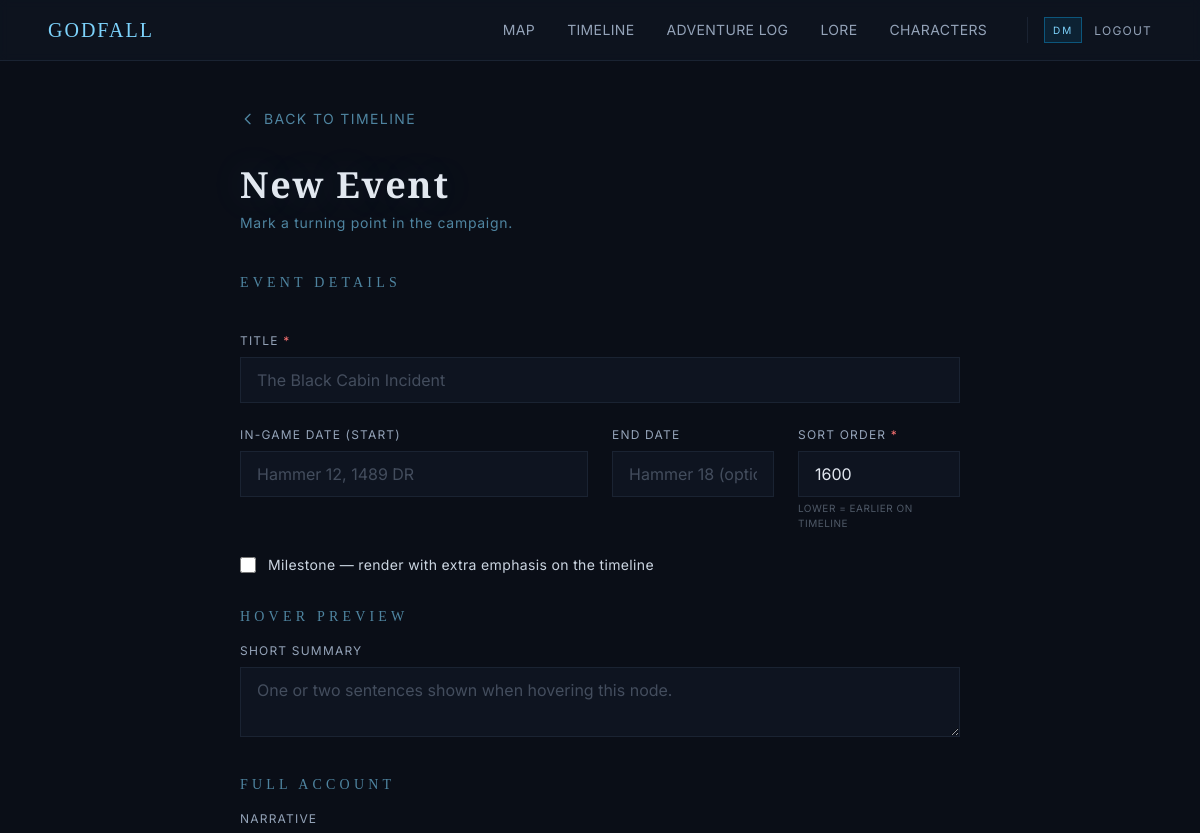
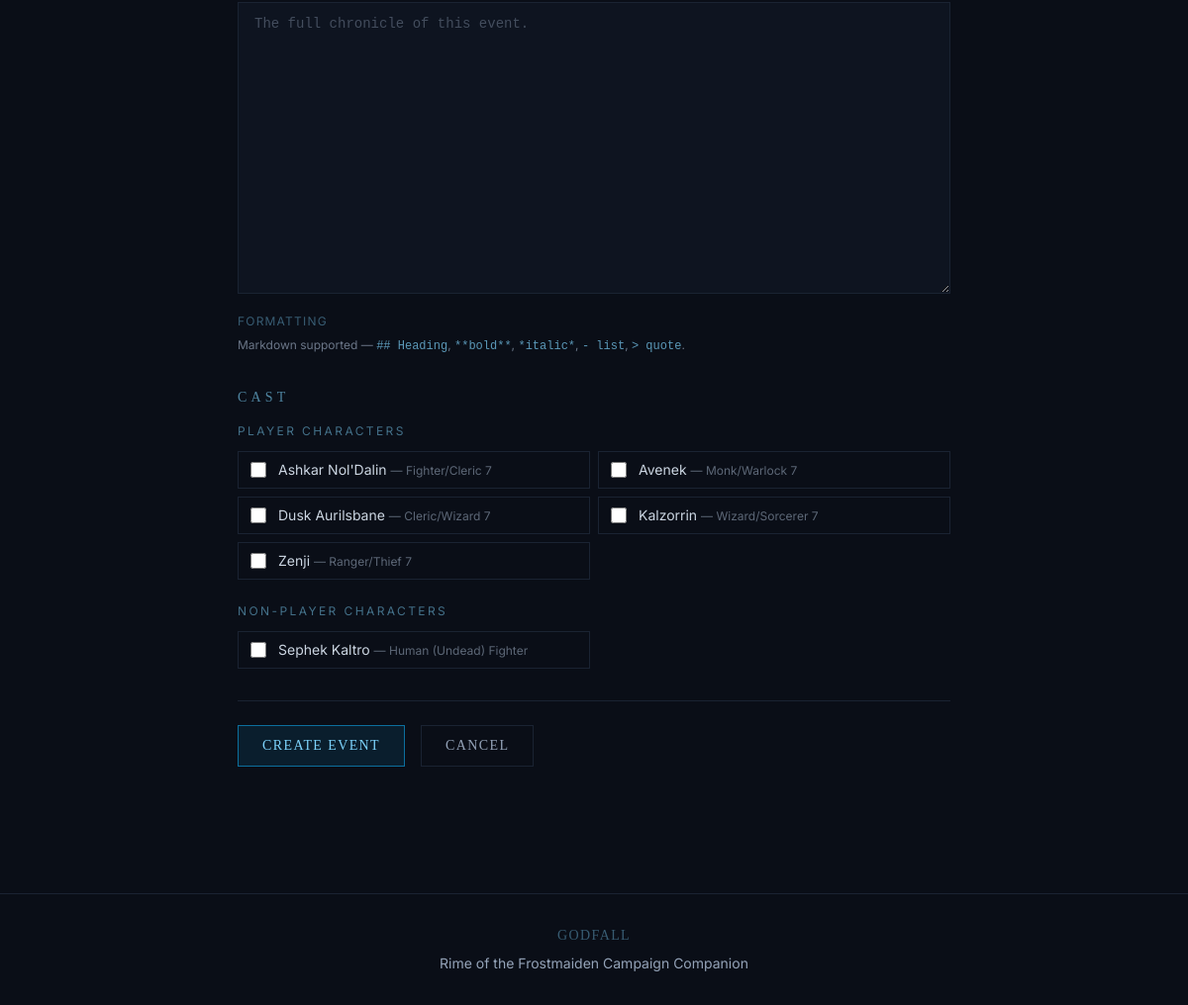
The page /timeline/new (signed in) on the database as committed earlier (2 pictures, top to bottom).
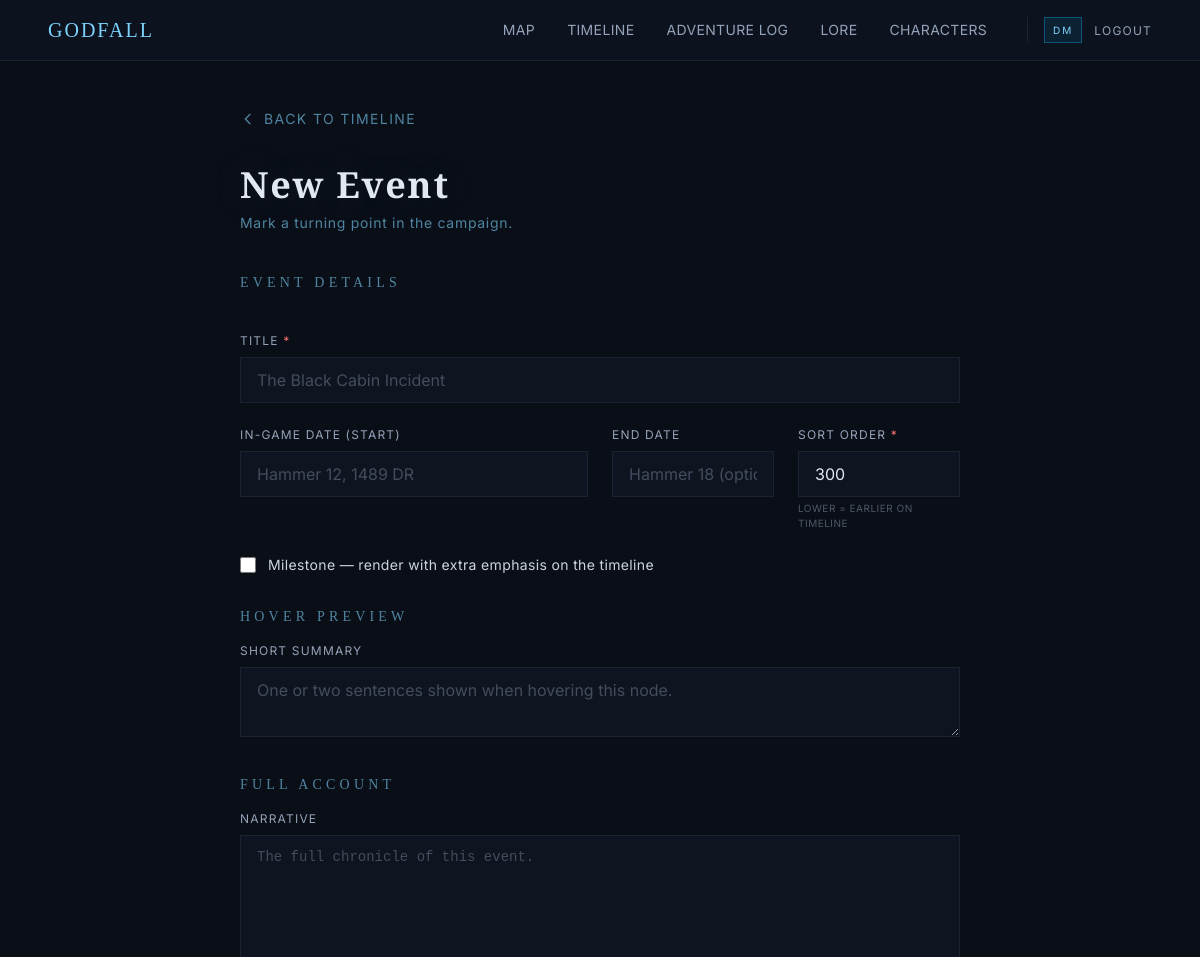
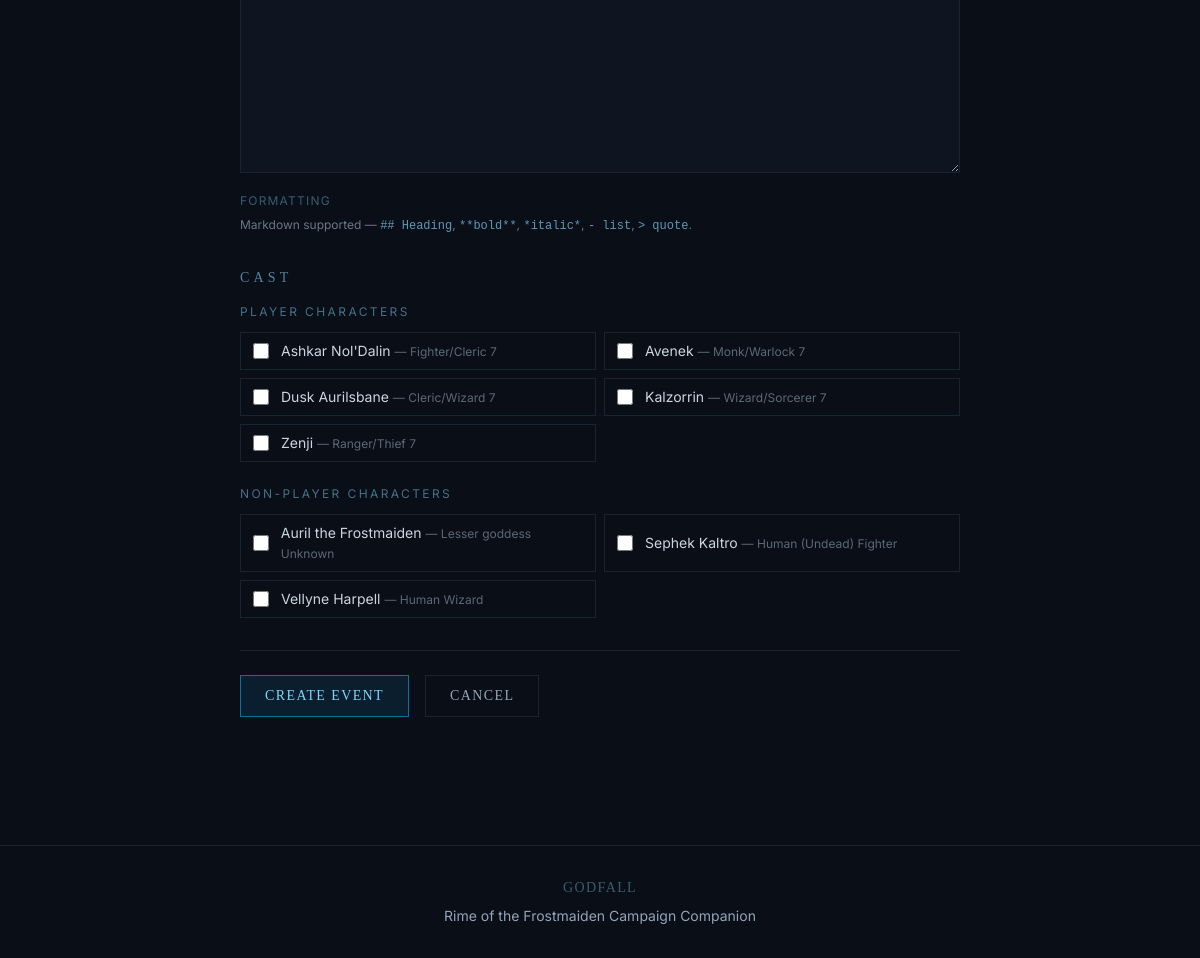
The same page on the database as committed later (2 pictures, top to bottom).
### app/models.py (models this page shows, shortened)
class Character(Base):
    __tablename__ = "characters"
    id = Column(Integer, primary_key=True, index=True)
    name = Column(String(100), nullable=False)
    player_name = Column(String(100), nullable=True)
    character_type = Column(String(20), default="player", nullable=False)
    importance = Column(String(20), default="major", nullable=True)
    race = Column(String(50), nullable=False)
    character_class = Column(String(50), nullable=False)
    level = Column(Integer, default=1)
    age = Column(String(30))
    one_liner = Column(String(255))
    backstory = Column(Text)
    top_magic_items = Column(Text)
    notable_traits = Column(Text)
    pets_companions = Column(Text)
    status = Column(String(20), default="Active")
    created_at = Column(DateTime, default=utc_now)
    updated_at = Column(DateTime, default=utc_now, onupdate=utc_now)
    images = relationship(
        "CharacterImage", back_populates="character", cascade="all, delete-orphan"
    )
    lore_links = relationship(
        "LoreCharacter",
        back_populates="character"
    )

### app/routes/timeline.py (the view)
@router.get("/new")
async def event_new_form(
    request: Request,
    db: Session = Depends(get_db),
    _dm: User = Depends(require_dm)
):
    last_event = (
        db.query(TimelineEvent)
        .order_by(TimelineEvent.sort_order.desc())
        .first()
    )
    suggested_sort_order = (last_event.sort_order + 100) if last_event else 100
    pcs = (
        db.query(Character)
        .filter(Character.character_type == "player")
        .order_by(Character.name)
        .all()
    )
    npcs = (
        db.query(Character)
        .filter(Character.character_type == "npc")
        .order_by(Character.name)
        .all()
    )
    return templates.TemplateResponse(
        "timeline/form.html",
        {
            "request": request,
            "title": "New Event — Godfall",
            "event": None,
            "editing": False,
            "suggested_sort_order": suggested_sort_order,
            "pcs": pcs,
            "npcs": npcs,
            "selected_character_ids": set(),  # empty for new
        }
    )

### app/templates/timeline/form.html (shortened to what the changed rows need)
{% extends "base.html" %}
{% block content %}
<section class="max-w-3xl mx-auto px-6 py-12">
  <h1 class="font-display text-3xl md:text-4xl font-black tracking-wider text-silver-200 frost-glow mb-2">
    {% if editing %}
    Edit Event
    {% else %}
    New Event
    {% endif %}
  </h1>
  <form action="{% if editing %}/timeline/{{ event.id }}/edit{% else %}/timeline/new{% endif %}" method="POST"
    class="space-y-8">
    <fieldset class="space-y-6">
      <div class="grid grid-cols-1 md:grid-cols-4 gap-6">
        <div>
          <label for="sort_order" class="block text-xs tracking-widest uppercase text-silver-400 mb-2">
            Sort Order <span class="text-red-400">*</span>
          </label>
          <input type="number" id="sort_order" name="sort_order" required value="{{ suggested_sort_order }}"
            class="w-full px-4 py-2.5 bg-frost-800/60 border border-frost-700 text-silver-200 focus:border-ice-500/60 focus:outline-none transition-colors">
          <p class="mt-1 text-[10px] tracking-wider uppercase text-silver-400/50">Lower = earlier on timeline</p>
        </div>
      </div>
    </fieldset>
    <fieldset>
      {% if pcs %}
      <div class="mb-6">
        <div class="grid grid-cols-1 sm:grid-cols-2 gap-2">
          {% for character in pcs %}
          <label
            class="flex items-center gap-3 px-3 py-2 border border-frost-700 hover:border-ice-500/40 cursor-pointer transition-colors">
            <input type="checkbox" name="character_ids" value="{{ character.id }}"  class="accent-ice-500 w-4 h-4">
            <span class="text-sm text-silver-300">
              {{ character.name }}
              <span class="text-silver-400/60 text-xs">— {{ character.character_class }} {{ character.level }}</span>
            </span>
          </label>
          {% endfor %}
        </div>
      </div>
      {% else %}
      <p class="text-silver-400/60 italic text-sm mb-6">No player characters in the roster yet.</p>
      {% endif %}
      {% if npcs %}
      <div>
        <div class="grid grid-cols-1 sm:grid-cols-2 gap-2">
          {% for character in npcs %}
          <label
            class="flex items-center gap-3 px-3 py-2 border border-frost-700 hover:border-ice-500/40 cursor-pointer transition-colors">
            <input type="checkbox" name="character_ids" value="{{ character.id }}"  class="accent-ice-500 w-4 h-4">
            <span class="text-sm text-silver-300">
              {{ character.name }}
              {% if character.race or character.character_class %}
              <span class="text-silver-400/60 text-xs">— {{ character.race }}{% if character.character_class %} {{
                character.character_class }}{% endif %}</span>
              {% endif %}
            </span>
          </label>
          {% endfor %}
        </div>
      </div>
      {% else %}
      <p class="text-silver-400/60 italic text-sm">No NPCs in the roster yet. Create them on the Characters page.</p>
      {% endif %}
    </fieldset>
  </form>
</section>
{% endblock %}

Rows that differ between the two databases and show on the page:
added Character: name "Auril the Frostmaiden", race "Lesser goddess", character_class "Unknown"
added Character: name "Vellyne Harpell", race "Human", character_class "Wizard"
Other text that changed with them:
form field sort_order: "1600" → "300"
